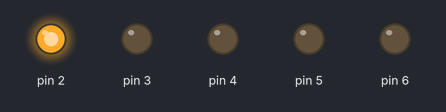
Recording of a sketch running on a simulated Arduino Uno, built with avr-gcc and run on an emulated ATmega328P. Shown: output pins drawn as LEDs (lit = HIGH).

Above: at 0.05 s.
At 0.45 s:
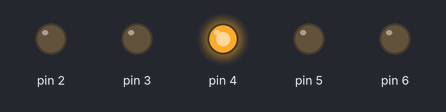
At 0.85 s:
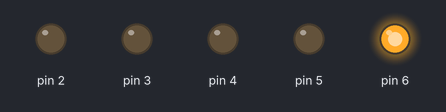
At 1.85 s:
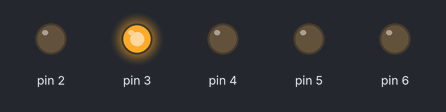
At 2.65 s:
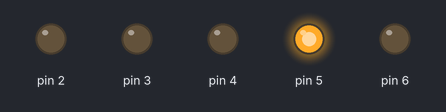
At 3.55 s:
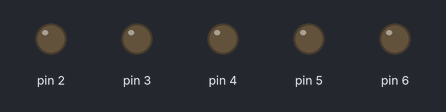
Timing chart, 0 to 3.9 s (numbered marks = the images above):
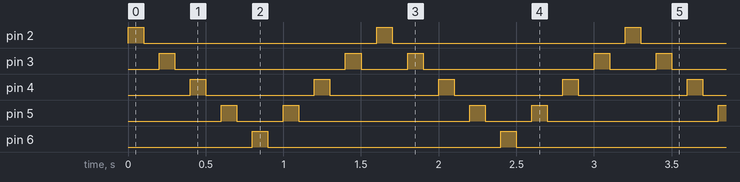

The sketch:

secondArduino.ino
```cpp
int delay_time = 100;

void setup() {
  pinMode(2, OUTPUT);
  pinMode(3, OUTPUT);
  pinMode(4, OUTPUT);
  pinMode(5, OUTPUT);
  pinMode(6, OUTPUT);
}

void loop() {

	for (int i = 2; i < 7; i++) {
		digitalWrite(i, HIGH);
	  delay(delay_time);
	  digitalWrite(i, LOW);
	  delay(delay_time);
	}

	for (int i = 5; i > 2; i--) {
		digitalWrite(i, HIGH);
	  delay(delay_time);
	  digitalWrite(i, LOW);
	  delay(delay_time);
	}

}
```

Measured:
- by itself, pin 2, pin 6: alternates HIGH for 0.10 s and LOW for 1.5 s
- by itself, pin 3: repeats every 1.6 s: LOW 1.1 s, HIGH 0.10 s, LOW 0.30 s, HIGH 0.10 s
- by itself, pin 4: alternates HIGH for 0.10 s and LOW for 0.70 s
- by itself, pin 5: repeats every 1.6 s: LOW 0.30 s, HIGH 0.10 s, LOW 1.1 s, HIGH 0.10 s
